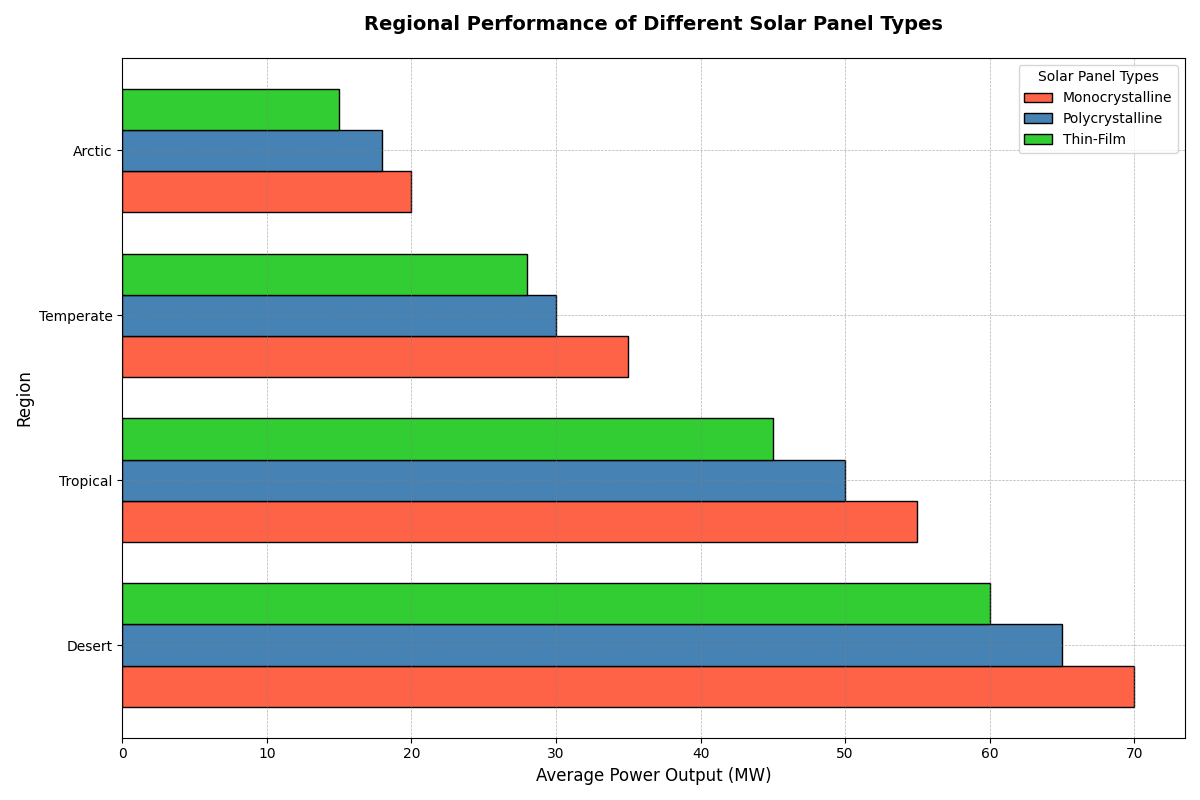

Write the Python code that produced this figure.
import matplotlib.pyplot as plt
import numpy as np

# Define regions and solar panel types
regions = ['Desert', 'Tropical', 'Temperate', 'Arctic']
panel_types = ['Monocrystalline', 'Polycrystalline', 'Thin-Film']

# Average power output data for each panel type in different regions (in MW)
power_output = np.array([
    [70, 55, 35, 20],  # Monocrystalline
    [65, 50, 30, 18],  # Polycrystalline
    [60, 45, 28, 15]   # Thin-Film
])

# Setup the figure
fig, ax = plt.subplots(figsize=(12, 8))

# Assign colors to each panel type
colors = ['#FF6347', '#4682B4', '#32CD32']

bar_width = 0.25  # Width of the bars
y_pos = np.arange(len(regions))

# Plot horizontal bars
for idx, (panel_idx, color) in enumerate(zip(range(len(panel_types)), colors)):
    ax.barh(y_pos + (panel_idx - 1) * bar_width, power_output[panel_idx], bar_width, color=color, edgecolor='black', label=panel_types[panel_idx])

# Set title and labels
ax.set_title("Regional Performance of Different Solar Panel Types", fontsize=14, fontweight='bold', pad=20)
ax.set_ylabel("Region", fontsize=12)
ax.set_xlabel("Average Power Output (MW)", fontsize=12)

# Customize y-axis ticks
ax.set_yticks(y_pos)
ax.set_yticklabels(regions, fontsize=10)

# Adding a legend
ax.legend(title='Solar Panel Types')

# Enhance grid visibility for better readability
ax.grid(color='gray', linestyle='--', linewidth=0.5, alpha=0.6)

# Automatically adjust layout
plt.tight_layout()

# Show the plot
plt.show()
